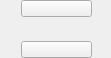
<?xml version="1.0" encoding="UTF-8"?>
<ui version="4.0">
 <class>PrimarySkillSignature</class>
 <widget class="QWidget" name="PrimarySkillSignature">
  <property name="geometry">
   <rect>
    <x>0</x>
    <y>0</y>
    <width>111</width>
    <height>58</height>
   </rect>
  </property>
  <property name="sizePolicy">
   <sizepolicy hsizetype="Fixed" vsizetype="Fixed">
    <horstretch>0</horstretch>
    <verstretch>0</verstretch>
   </sizepolicy>
  </property>
  <property name="minimumSize">
   <size>
    <width>111</width>
    <height>58</height>
   </size>
  </property>
  <property name="maximumSize">
   <size>
    <width>111</width>
    <height>58</height>
   </size>
  </property>
  <property name="windowTitle">
   <string>Form</string>
  </property>
  <widget class="QLabel" name="labelLeft">
   <property name="geometry">
    <rect>
     <x>0</x>
     <y>13</y>
     <width>26</width>
     <height>32</height>
    </rect>
   </property>
   <property name="sizePolicy">
    <sizepolicy hsizetype="Fixed" vsizetype="Fixed">
     <horstretch>0</horstretch>
     <verstretch>0</verstretch>
    </sizepolicy>
   </property>
   <property name="minimumSize">
    <size>
     <width>26</width>
     <height>32</height>
    </size>
   </property>
   <property name="maximumSize">
    <size>
     <width>26</width>
     <height>32</height>
    </size>
   </property>
   <property name="text">
    <string/>
   </property>
  </widget>
  <widget class="QLabel" name="labelRight">
   <property name="geometry">
    <rect>
     <x>85</x>
     <y>13</y>
     <width>26</width>
     <height>32</height>
    </rect>
   </property>
   <property name="sizePolicy">
    <sizepolicy hsizetype="Fixed" vsizetype="Fixed">
     <horstretch>0</horstretch>
     <verstretch>0</verstretch>
    </sizepolicy>
   </property>
   <property name="minimumSize">
    <size>
     <width>26</width>
     <height>32</height>
    </size>
   </property>
   <property name="maximumSize">
    <size>
     <width>26</width>
     <height>32</height>
    </size>
   </property>
   <property name="text">
    <string/>
   </property>
  </widget>
  <widget class="QPushButton" name="ButtonTop">
   <property name="geometry">
    <rect>
     <x>21</x>
     <y>0</y>
     <width>71</width>
     <height>17</height>
    </rect>
   </property>
   <property name="sizePolicy">
    <sizepolicy hsizetype="Fixed" vsizetype="Fixed">
     <horstretch>0</horstretch>
     <verstretch>0</verstretch>
    </sizepolicy>
   </property>
   <property name="minimumSize">
    <size>
     <width>71</width>
     <height>17</height>
    </size>
   </property>
   <property name="maximumSize">
    <size>
     <width>71</width>
     <height>17</height>
    </size>
   </property>
   <property name="cursor">
    <cursorShape>PointingHandCursor</cursorShape>
   </property>
   <property name="mouseTracking">
    <bool>true</bool>
   </property>
   <property name="focusPolicy">
    <enum>Qt::StrongFocus</enum>
   </property>
   <property name="styleSheet">
    <string notr="true"/>
   </property>
   <property name="text">
    <string/>
   </property>
  </widget>
  <widget class="QPushButton" name="ButtonBottom">
   <property name="geometry">
    <rect>
     <x>21</x>
     <y>41</y>
     <width>71</width>
     <height>17</height>
    </rect>
   </property>
   <property name="sizePolicy">
    <sizepolicy hsizetype="Fixed" vsizetype="Fixed">
     <horstretch>0</horstretch>
     <verstretch>0</verstretch>
    </sizepolicy>
   </property>
   <property name="minimumSize">
    <size>
     <width>71</width>
     <height>17</height>
    </size>
   </property>
   <property name="maximumSize">
    <size>
     <width>71</width>
     <height>17</height>
    </size>
   </property>
   <property name="cursor">
    <cursorShape>PointingHandCursor</cursorShape>
   </property>
   <property name="mouseTracking">
    <bool>true</bool>
   </property>
   <property name="styleSheet">
    <string notr="true"/>
   </property>
   <property name="text">
    <string/>
   </property>
  </widget>
  <widget class="QLabel" name="labelCenter">
   <property name="geometry">
    <rect>
     <x>18</x>
     <y>17</y>
     <width>75</width>
     <height>24</height>
    </rect>
   </property>
   <property name="sizePolicy">
    <sizepolicy hsizetype="Fixed" vsizetype="Fixed">
     <horstretch>0</horstretch>
     <verstretch>0</verstretch>
    </sizepolicy>
   </property>
   <property name="minimumSize">
    <size>
     <width>75</width>
     <height>24</height>
    </size>
   </property>
   <property name="maximumSize">
    <size>
     <width>75</width>
     <height>24</height>
    </size>
   </property>
   <property name="text">
    <string/>
   </property>
  </widget>
  <widget class="LabelWithTooltip" name="labelWithTooltip" native="true">
   <property name="geometry">
    <rect>
     <x>18</x>
     <y>16</y>
     <width>75</width>
     <height>24</height>
    </rect>
   </property>
  </widget>
 </widget>
 <customwidgets>
  <customwidget>
   <class>LabelWithTooltip</class>
   <extends>QWidget</extends>
   <header location="global">CustomWidgets/LabelWithTooltip/labelwithtooltip.h</header>
   <container>1</container>
  </customwidget>
 </customwidgets>
 <resources/>
 <connections/>
</ui>
